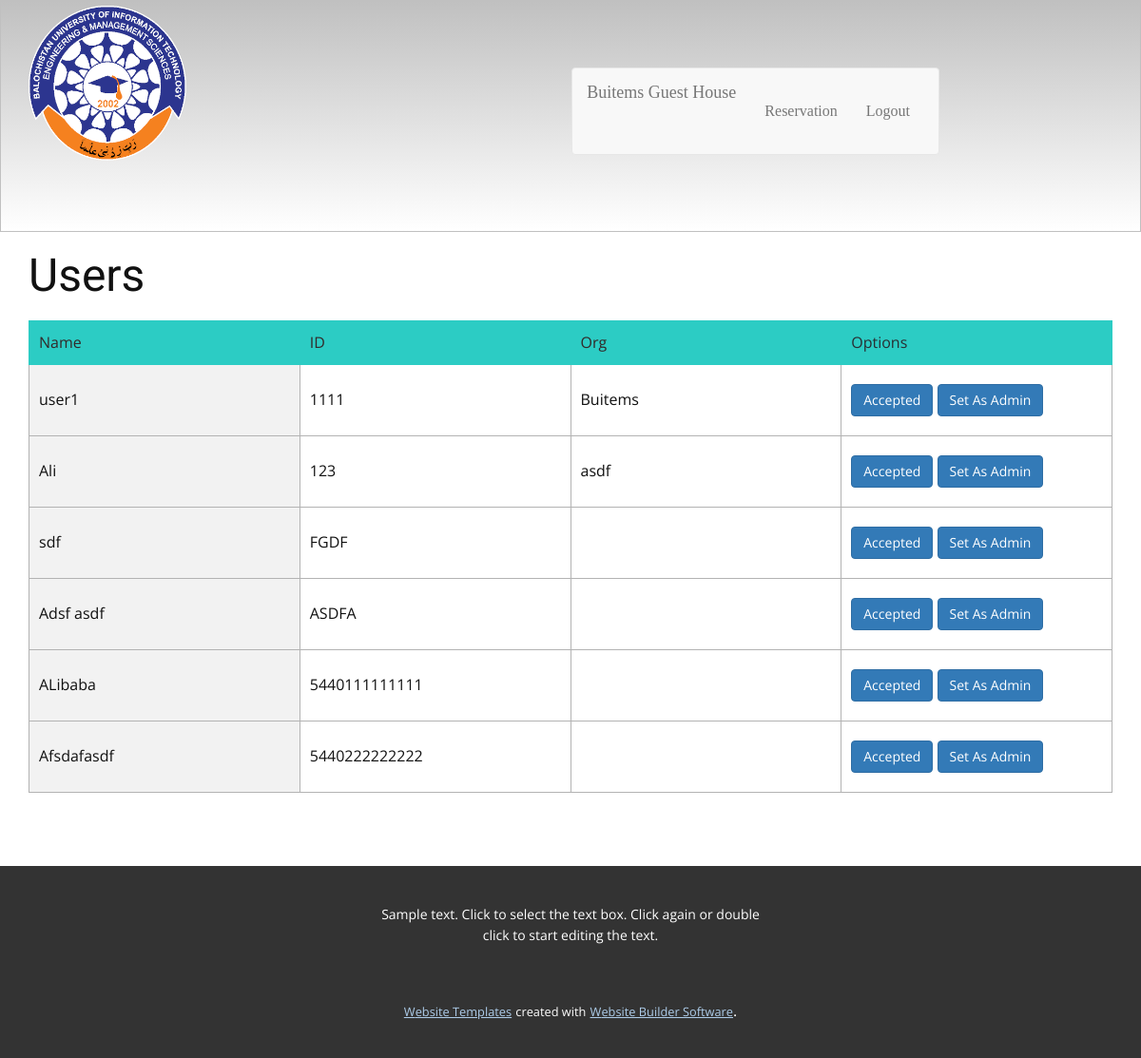
Page /pendings (signed in) on the earlier database version.
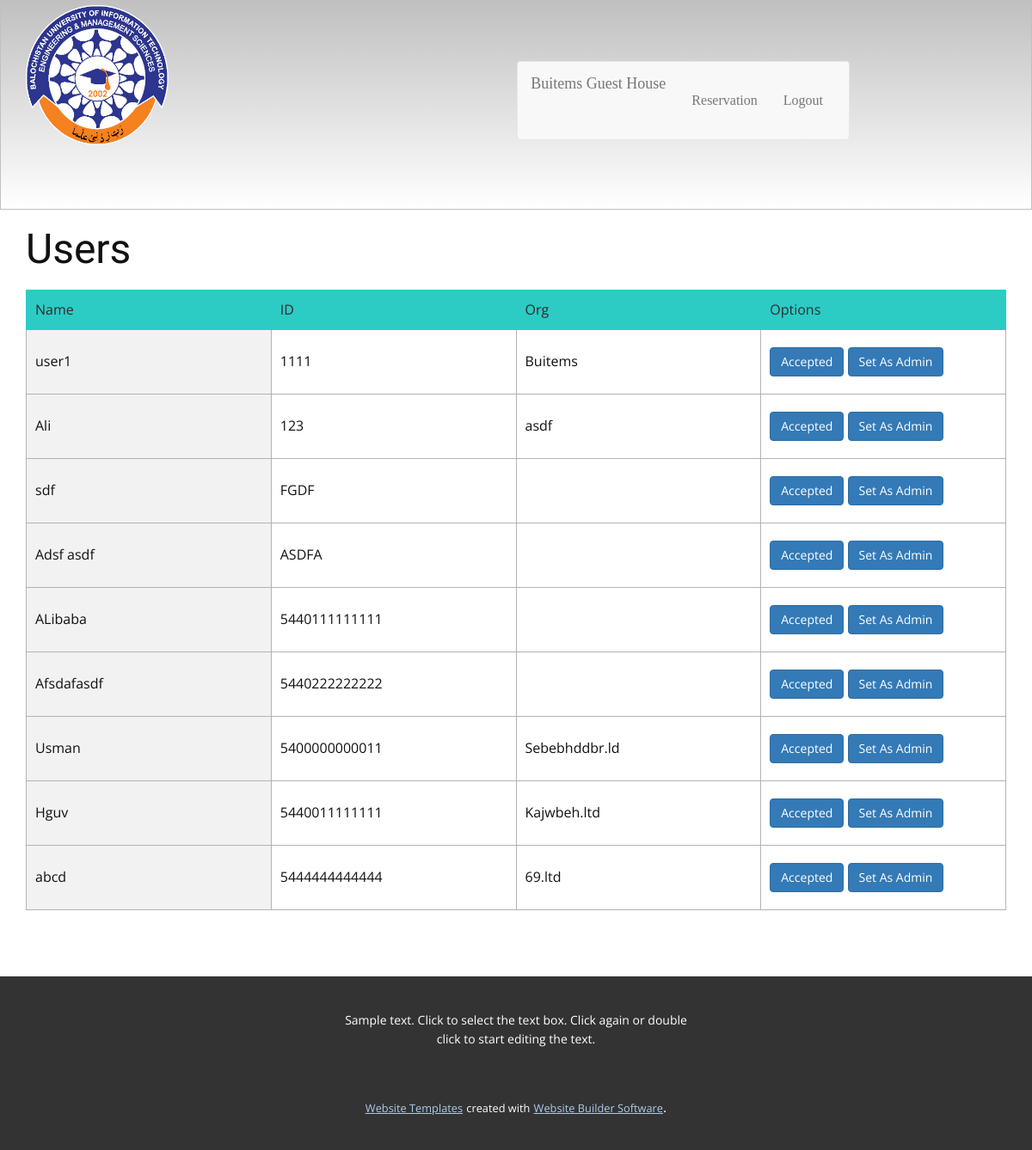
Same page on the later database version.
### tables this page shows
CREATE TABLE newguests (guestID INTEGER PRIMARY KEY, GuestName TEXT, title text, password text,  identification integer, idtype text, phonenumber text, email text, org text, posAdd text, gender text, allergies text, medicalneeds text , usertype Text);

### app.py (the view)
@app.route('/pendings', methods=["GET", "POST"])
def pendings():
    if session.get("user_id") is None or session.get("usertype") is None:
        return redirect(url_for('login'))
    if request.method == "POST":
        print(zip(request.form.get("result")))
        for a in request.form.getlist("result") :
            print(a)
        print(request.form)
        print("Json : ", request.get_json())
        return redirect('/pendings')
    else:
        onebooking = {'userID': '1', 'CNIC': '1236', }
        secondbooking = {'userID': '2', 'UserId': '12336'}
        prof = []
    pendingUsers = bd.execute("Select guestID, identification, guestname, org, usertype from newguests").fetchall()
    bd.commit()
    for a in pendingUsers:
        prof.append({"userID" : a[0], "name" : a[2], "CNIC" : a[1]})
    return render_template("pendings.html", all_pendings = pendingUsers, type=session["usertype"], CurrentTime= datetime.now().strftime("%d/%m/%Y %H:%M:%S"))

### templates/pendings.html (shortened to what this page needs)
<!DOCTYPE html>
<html style="font-size: 16px;">
<head>
    <link rel="stylesheet" href="https://maxcdn.bootstrapcdn.com/bootstrap/3.4.1/css/bootstrap.min.css">
    <link rel="stylesheet" href="{{ url_for('static', filename='basic/css/nicepage.css') }}" media="screen">
    <link rel="stylesheet" href="{{ url_for('static', filename='basic/css/Log-In.css') }}" media="screen">
</head>
<body class="u-body">
<header class="u-align-center-xs u-border-1 u-border-grey-25 u-clearfix u-gradient u-header u-header" id="sec-9c83">
    <div class="u-clearfix u-sheet u-sheet-1">
        <a href="https://nicepage.com" class="u-image u-logo u-image-1" data-image-width="315" data-image-height="309">
            <img src="{{ url_for('static', filename='basic/images/BUITEMS_logo.png') }}"
                 class="u-logo-image u-logo-image-1">
        </a>
        <nav class="u-align-left u-menu u-menu-dropdown u-nav-spacing-25 u-offcanvas u-menu-1">
            <nav class="navbar navbar-default">
                <div class="container-fluid">
                    <div class="navbar-header">
                        <a class="navbar-brand" href="#">Buitems Guest House</a>
                    </div>
                    <ul class="nav navbar-nav">
                        <li><a href="/reservation">Reservation</a></li>
                        <li><a href="/logout">Logout</a></li>
                    </ul>
                </div>
            </nav>
        </nav>
    </div>
</header>
<section class="u-align-center u-clearfix u-section-2" id="sec-7b39">
    <form action="{{ url_for('updateuser') }}" method="post">
        <div class="u-clearfix u-sheet u-valign-middle u-sheet-1">
            <h1 class="u-text u-text-default u-text-1">Users</h1>
            <div class="u-expanded-width u-table u-table-responsive u-table-1">
                <table class="u-table-entity u-table-entity-1">
                    <colgroup>
                        <col width="25%">
                        <col width="25%">
                        <col width="25%">
                        <col width="25%">
                    </colgroup>
                    <thead class="u-palette-4-base u-table-header u-table-header-1">
                    <tr style="height: 21px;">
                        <th class="u-border-1 u-border-palette-4-base u-table-cell u-text-palette-2-dark-3">Name
                        </th>
                        <th class="u-border-1 u-border-palette-4-base u-table-cell u-text-palette-2-dark-3">ID
                        </th>
                        <th class="u-border-1 u-border-palette-4-base u-table-cell u-text-palette-2-dark-3">Org
                        </th>
                        <th class="u-border-1 u-border-palette-4-base u-table-cell u-text-palette-1-dark-3">Options</th>
                    </tr>
                    </thead>
                    <tbody class="u-table-body">
                    {% for onebooking in all_pendings %}
                    <tr style="height: 75px;">
                        <td class="u-border-1 u-border-grey-30 u-first-column u-grey-5 u-table-cell u-table-cell-5">{{
                            onebooking[2] }}
                        </td>
                        <td class="u-border-1 u-border-grey-30 u-table-cell">{{ onebooking[1] }}</td>
                        <td class="u-border-1 u-border-grey-30 u-table-cell">{{ onebooking[3] }}</td>
                        <td class="u-border-1 u-border-grey-30 u-table-cell u-table-cell-12">
                            {% if onebooking[4] != 'Accepted' %}
                            <input name="{{onebooking[0]}}" type="submit" value="Accepted" class="btn btn-primary">
                            {% else %}
                            <input name="{{onebooking[0]}}" type="submit" value="Suspended" class="btn btn-primary">
                            {% endif %}
                            {% if onebooking[5] != 'Accepted' %}
                            <input name="{{onebooking[0]}}" type="submit" value="Set As Admin" class="btn btn-primary">
                            {% else %}
                            <input name="{{onebooking[0]}}" type="submit" value="Set As User" class="btn btn-primary">
                            {% endif %}
                    </tr>
                    {% endfor %}
                    </tbody>
                </table>
                <br>
                <br>
                <br>
            </div>
        </div>
    </form>
</section>
<footer class="u-align-center u-clearfix u-footer u-grey-80 u-footer" id="sec-b76c">
    <div class="u-clearfix u-sheet u-sheet-1">
        <p class="u-small-text u-text u-text-variant u-text-1">Sample text. Click to select the text box. Click again or
            double click to start editing the text.</p>
    </div>
</footer>
<section class="u-backlink u-clearfix u-grey-80">
    <a class="u-link" href="https://nicepage.com/website-templates" target="_blank">
        <span>Website Templates</span>
    </a>
    <p class="u-text">
        <span>created with</span>
    </p>
    <a class="u-link" href="https://nicepage.com/" target="_blank">
        <span>Website Builder Software</span>
    </a>.
</section>
</body>
</html>

Differences in the rows shown:
added newguests: GuestName "Usman", identification "5400000000011", org "Sebebhddbr.ld"
added newguests: GuestName "Hguv", identification "5440011111111", org "Kajwbeh.ltd"
added newguests: GuestName "abcd", identification "5444444444444", org "69.ltd"
